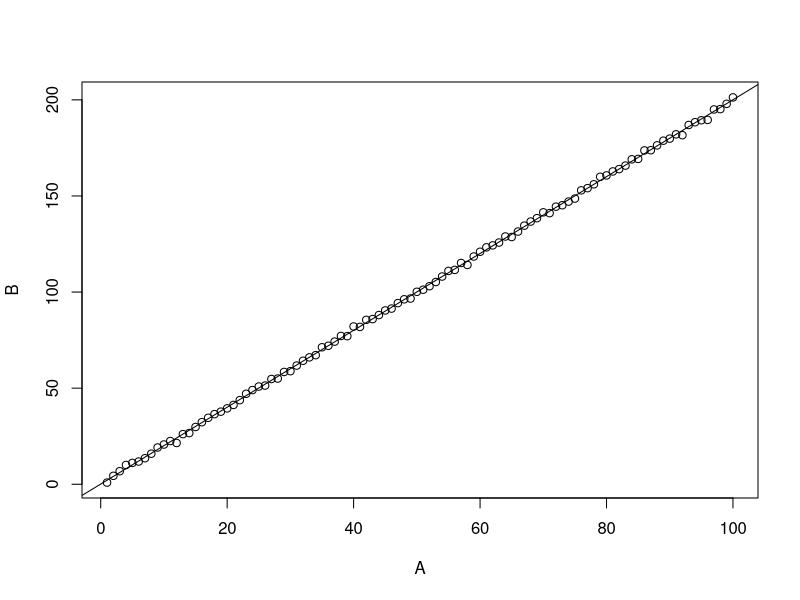
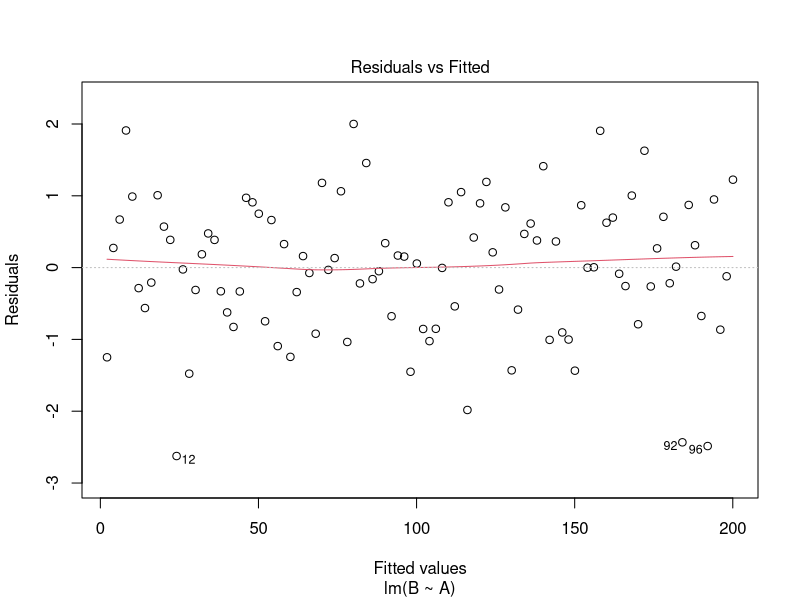
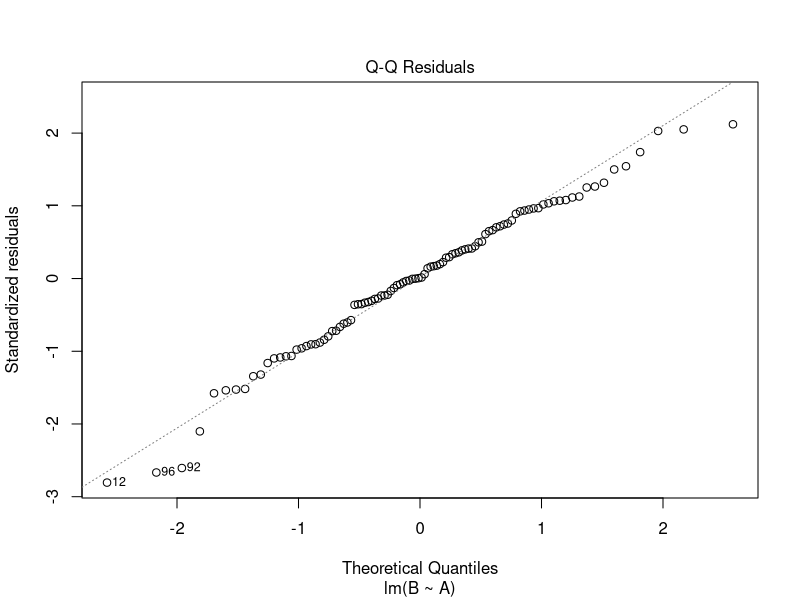
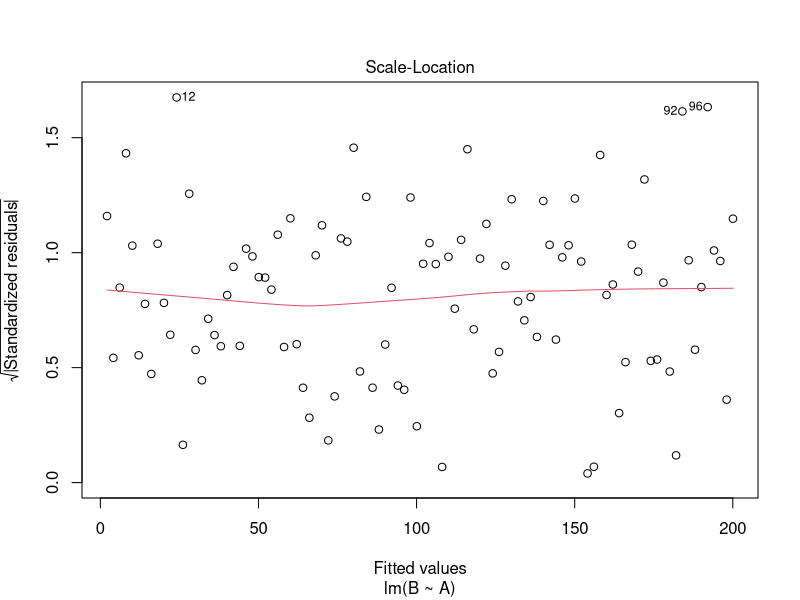
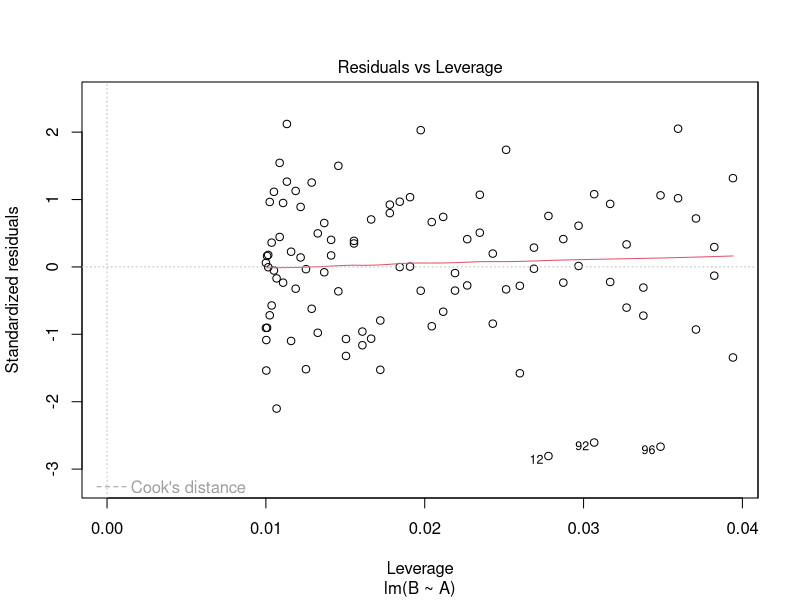

Here is the R script that generated these plots, in order:
A <- 1:100
B <- 2 * A + rnorm(100)

plot(A, B)

## lm with a simple formula B ~ A
ABlm <- lm(B ~ A)
## visualise result
abline(ABlm)
## Diagnostic plot
plot(ABlm)
## prediction?
